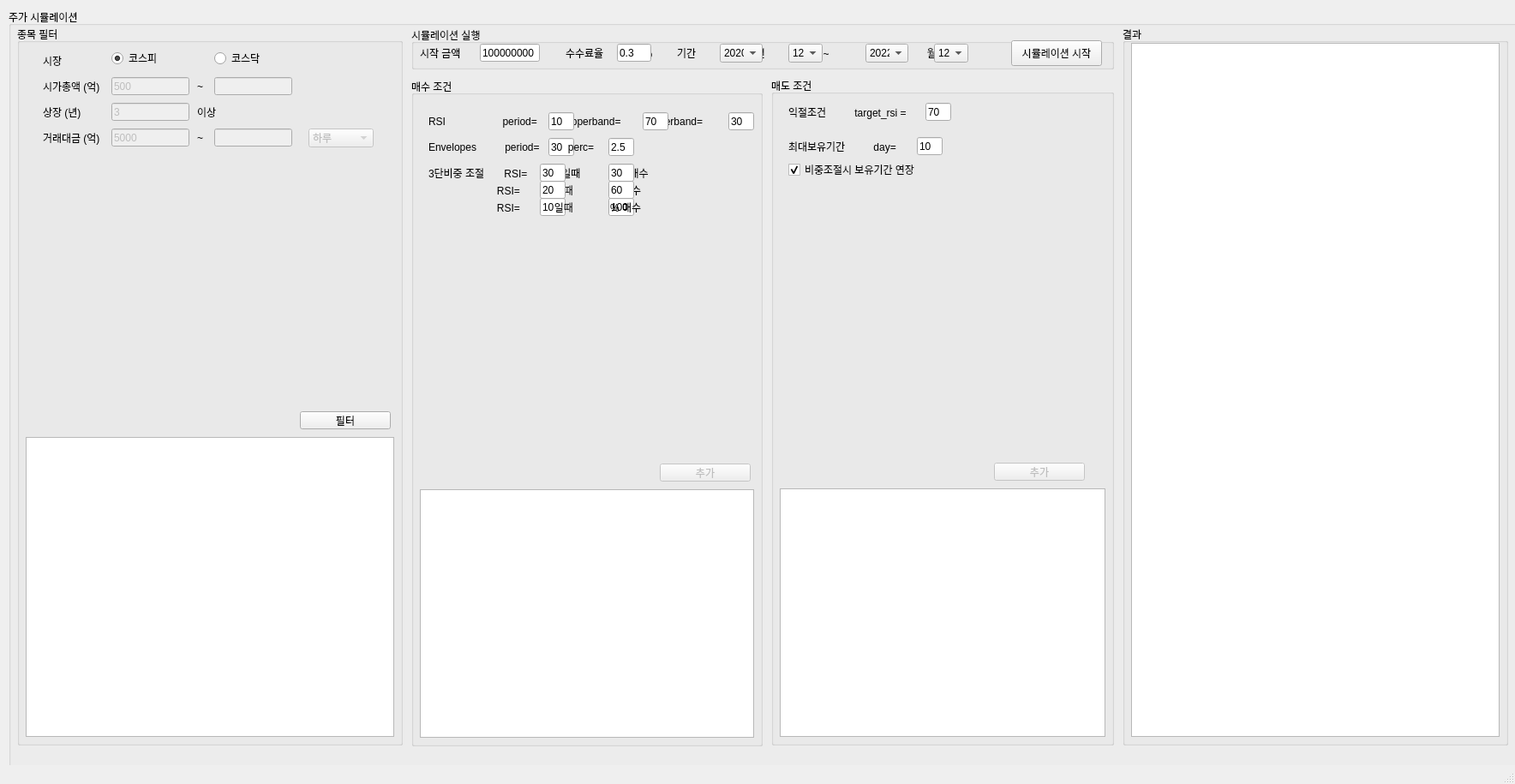
<?xml version="1.0" encoding="UTF-8"?>
<ui version="4.0">
 <class>MainWindow</class>
 <widget class="QMainWindow" name="MainWindow">
  <property name="geometry">
   <rect>
    <x>0</x>
    <y>0</y>
    <width>1768</width>
    <height>915</height>
   </rect>
  </property>
  <property name="windowTitle">
   <string>MainWindow</string>
  </property>
  <widget class="QWidget" name="centralwidget">
   <widget class="QGroupBox" name="groupBox">
    <property name="geometry">
     <rect>
      <x>10</x>
      <y>10</y>
      <width>2231</width>
      <height>1040</height>
     </rect>
    </property>
    <property name="title">
     <string>주가 시뮬레이션</string>
    </property>
    <property name="flat">
     <bool>false</bool>
    </property>
    <widget class="QGroupBox" name="groupBox_filter">
     <property name="geometry">
      <rect>
       <x>10</x>
       <y>20</y>
       <width>450</width>
       <height>840</height>
      </rect>
     </property>
     <property name="title">
      <string>종목 필터</string>
     </property>
     <widget class="QLineEdit" name="lineEdit_1_2_1">
      <property name="enabled">
       <bool>false</bool>
      </property>
      <property name="geometry">
       <rect>
        <x>110</x>
        <y>60</y>
        <width>91</width>
        <height>21</height>
       </rect>
      </property>
      <property name="text">
       <string>500</string>
      </property>
     </widget>
     <widget class="QLabel" name="label_1_2">
      <property name="geometry">
       <rect>
        <x>30</x>
        <y>30</y>
        <width>81</width>
        <height>21</height>
       </rect>
      </property>
      <property name="text">
       <string>시장</string>
      </property>
     </widget>
     <widget class="QLabel" name="filter_">
      <property name="geometry">
       <rect>
        <x>30</x>
        <y>60</y>
        <width>81</width>
        <height>21</height>
       </rect>
      </property>
      <property name="text">
       <string>시가총액 (억)</string>
      </property>
     </widget>
     <widget class="QLineEdit" name="lineEdit_1_2_2">
      <property name="enabled">
       <bool>false</bool>
      </property>
      <property name="geometry">
       <rect>
        <x>230</x>
        <y>60</y>
        <width>91</width>
        <height>21</height>
       </rect>
      </property>
      <property name="text">
       <string/>
      </property>
     </widget>
     <widget class="QLabel" name="label_1_2_2">
      <property name="geometry">
       <rect>
        <x>210</x>
        <y>60</y>
        <width>30</width>
        <height>21</height>
       </rect>
      </property>
      <property name="text">
       <string>~</string>
      </property>
     </widget>
     <widget class="QLineEdit" name="lineEdit_1_3">
      <property name="enabled">
       <bool>false</bool>
      </property>
      <property name="geometry">
       <rect>
        <x>110</x>
        <y>90</y>
        <width>91</width>
        <height>21</height>
       </rect>
      </property>
      <property name="text">
       <string>3</string>
      </property>
     </widget>
     <widget class="QLabel" name="label_1_3">
      <property name="geometry">
       <rect>
        <x>30</x>
        <y>90</y>
        <width>81</width>
        <height>21</height>
       </rect>
      </property>
      <property name="text">
       <string>상장 (년)</string>
      </property>
     </widget>
     <widget class="QLineEdit" name="lineEdit_1_4_2">
      <property name="enabled">
       <bool>false</bool>
      </property>
      <property name="geometry">
       <rect>
        <x>230</x>
        <y>120</y>
        <width>91</width>
        <height>21</height>
       </rect>
      </property>
      <property name="text">
       <string/>
      </property>
     </widget>
     <widget class="QLineEdit" name="lineEdit_1_4_1">
      <property name="enabled">
       <bool>false</bool>
      </property>
      <property name="geometry">
       <rect>
        <x>110</x>
        <y>120</y>
        <width>91</width>
        <height>21</height>
       </rect>
      </property>
      <property name="text">
       <string>5000</string>
      </property>
     </widget>
     <widget class="QLabel" name="label_1_4_2">
      <property name="geometry">
       <rect>
        <x>210</x>
        <y>120</y>
        <width>30</width>
        <height>21</height>
       </rect>
      </property>
      <property name="text">
       <string>~</string>
      </property>
     </widget>
     <widget class="QLabel" name="label_1_4">
      <property name="geometry">
       <rect>
        <x>30</x>
        <y>120</y>
        <width>81</width>
        <height>21</height>
       </rect>
      </property>
      <property name="text">
       <string>거래대금 (억)</string>
      </property>
     </widget>
     <widget class="QTableView" name="tableView">
      <property name="geometry">
       <rect>
        <x>10</x>
        <y>480</y>
        <width>430</width>
        <height>350</height>
       </rect>
      </property>
      <attribute name="horizontalHeaderCascadingSectionResizes">
       <bool>true</bool>
      </attribute>
      <attribute name="horizontalHeaderShowSortIndicator" stdset="0">
       <bool>true</bool>
      </attribute>
      <attribute name="horizontalHeaderStretchLastSection">
       <bool>true</bool>
      </attribute>
      <attribute name="verticalHeaderCascadingSectionResizes">
       <bool>true</bool>
      </attribute>
      <attribute name="verticalHeaderShowSortIndicator" stdset="0">
       <bool>true</bool>
      </attribute>
      <attribute name="verticalHeaderStretchLastSection">
       <bool>true</bool>
      </attribute>
     </widget>
     <widget class="QPushButton" name="pushButton_filter">
      <property name="enabled">
       <bool>true</bool>
      </property>
      <property name="geometry">
       <rect>
        <x>330</x>
        <y>450</y>
        <width>106</width>
        <height>21</height>
       </rect>
      </property>
      <property name="text">
       <string>필터</string>
      </property>
     </widget>
     <widget class="QComboBox" name="comboBox1_1">
      <property name="enabled">
       <bool>false</bool>
      </property>
      <property name="geometry">
       <rect>
        <x>340</x>
        <y>120</y>
        <width>76</width>
        <height>22</height>
       </rect>
      </property>
      <item>
       <property name="text">
        <string>하루</string>
       </property>
      </item>
      <item>
       <property name="text">
        <string>최근 5일</string>
       </property>
      </item>
      <item>
       <property name="text">
        <string>최근 20일</string>
       </property>
      </item>
      <item>
       <property name="text">
        <string>최근 50일</string>
       </property>
      </item>
     </widget>
     <widget class="QLabel" name="label_1_3_2">
      <property name="geometry">
       <rect>
        <x>210</x>
        <y>90</y>
        <width>81</width>
        <height>21</height>
       </rect>
      </property>
      <property name="text">
       <string>이상</string>
      </property>
     </widget>
     <widget class="QRadioButton" name="radioButton_kospi">
      <property name="geometry">
       <rect>
        <x>110</x>
        <y>30</y>
        <width>90</width>
        <height>16</height>
       </rect>
      </property>
      <property name="text">
       <string>코스피</string>
      </property>
      <property name="checked">
       <bool>true</bool>
      </property>
     </widget>
     <widget class="QRadioButton" name="radioButton_kosdaq">
      <property name="geometry">
       <rect>
        <x>230</x>
        <y>30</y>
        <width>90</width>
        <height>16</height>
       </rect>
      </property>
      <property name="text">
       <string>코스닥</string>
      </property>
     </widget>
    </widget>
    <widget class="QGroupBox" name="groupBox_buy_condition">
     <property name="geometry">
      <rect>
       <x>470</x>
       <y>81</y>
       <width>410</width>
       <height>780</height>
      </rect>
     </property>
     <property name="title">
      <string>매수 조건</string>
     </property>
     <widget class="QTableView" name="tableView_3">
      <property name="geometry">
       <rect>
        <x>10</x>
        <y>480</y>
        <width>390</width>
        <height>290</height>
       </rect>
      </property>
      <attribute name="horizontalHeaderCascadingSectionResizes">
       <bool>true</bool>
      </attribute>
      <attribute name="horizontalHeaderShowSortIndicator" stdset="0">
       <bool>true</bool>
      </attribute>
      <attribute name="horizontalHeaderStretchLastSection">
       <bool>true</bool>
      </attribute>
      <attribute name="verticalHeaderCascadingSectionResizes">
       <bool>true</bool>
      </attribute>
      <attribute name="verticalHeaderShowSortIndicator" stdset="0">
       <bool>true</bool>
      </attribute>
      <attribute name="verticalHeaderStretchLastSection">
       <bool>true</bool>
      </attribute>
     </widget>
     <widget class="QPushButton" name="pushButton_3">
      <property name="enabled">
       <bool>false</bool>
      </property>
      <property name="geometry">
       <rect>
        <x>290</x>
        <y>450</y>
        <width>106</width>
        <height>21</height>
       </rect>
      </property>
      <property name="text">
       <string>추가</string>
      </property>
     </widget>
     <widget class="QLabel" name="filter_3">
      <property name="geometry">
       <rect>
        <x>20</x>
        <y>40</y>
        <width>360</width>
        <height>21</height>
       </rect>
      </property>
      <property name="text">
       <string>RSI                    period=          upperband=          lowerband=</string>
      </property>
     </widget>
     <widget class="QLineEdit" name="lineEdit_rsi_period">
      <property name="geometry">
       <rect>
        <x>160</x>
        <y>40</y>
        <width>30</width>
        <height>21</height>
       </rect>
      </property>
      <property name="text">
       <string>10</string>
      </property>
     </widget>
     <widget class="QLineEdit" name="lineEdit_rsi_upper">
      <property name="geometry">
       <rect>
        <x>270</x>
        <y>40</y>
        <width>30</width>
        <height>21</height>
       </rect>
      </property>
      <property name="text">
       <string>70</string>
      </property>
     </widget>
     <widget class="QLineEdit" name="lineEdit_rsi_lower">
      <property name="geometry">
       <rect>
        <x>370</x>
        <y>40</y>
        <width>30</width>
        <height>21</height>
       </rect>
      </property>
      <property name="text">
       <string>30</string>
      </property>
     </widget>
     <widget class="QLineEdit" name="lineEdit_envel_period">
      <property name="geometry">
       <rect>
        <x>160</x>
        <y>70</y>
        <width>30</width>
        <height>21</height>
       </rect>
      </property>
      <property name="text">
       <string>30</string>
      </property>
     </widget>
     <widget class="QLineEdit" name="lineEdit_envel_perc">
      <property name="geometry">
       <rect>
        <x>230</x>
        <y>70</y>
        <width>30</width>
        <height>21</height>
       </rect>
      </property>
      <property name="text">
       <string>2.5</string>
      </property>
     </widget>
     <widget class="QLabel" name="filter_4">
      <property name="geometry">
       <rect>
        <x>20</x>
        <y>70</y>
        <width>360</width>
        <height>21</height>
       </rect>
      </property>
      <property name="text">
       <string>Envelopes          period=          perc=</string>
      </property>
     </widget>
     <widget class="QLabel" name="filter_5">
      <property name="geometry">
       <rect>
        <x>20</x>
        <y>100</y>
        <width>360</width>
        <height>21</height>
       </rect>
      </property>
      <property name="text">
       <string>3단비중 조절       RSI=            일때             % 매수</string>
      </property>
     </widget>
     <widget class="QLineEdit" name="lineEdit_rsi_first_band">
      <property name="geometry">
       <rect>
        <x>150</x>
        <y>100</y>
        <width>30</width>
        <height>21</height>
       </rect>
      </property>
      <property name="text">
       <string>30</string>
      </property>
     </widget>
     <widget class="QLineEdit" name="lineEdit_rsi_first_buy">
      <property name="geometry">
       <rect>
        <x>230</x>
        <y>100</y>
        <width>30</width>
        <height>21</height>
       </rect>
      </property>
      <property name="text">
       <string>30</string>
      </property>
     </widget>
     <widget class="QLabel" name="filter_6">
      <property name="geometry">
       <rect>
        <x>20</x>
        <y>120</y>
        <width>360</width>
        <height>21</height>
       </rect>
      </property>
      <property name="text">
       <string>                        RSI=            일때             % 매수</string>
      </property>
     </widget>
     <widget class="QLineEdit" name="lineEdit_rsi_second_band">
      <property name="geometry">
       <rect>
        <x>150</x>
        <y>120</y>
        <width>30</width>
        <height>21</height>
       </rect>
      </property>
      <property name="text">
       <string>20</string>
      </property>
     </widget>
     <widget class="QLineEdit" name="lineEdit_rsi_second_buy">
      <property name="geometry">
       <rect>
        <x>230</x>
        <y>120</y>
        <width>30</width>
        <height>21</height>
       </rect>
      </property>
      <property name="text">
       <string>60</string>
      </property>
     </widget>
     <widget class="QLineEdit" name="lineEdit_rsi_third_band">
      <property name="geometry">
       <rect>
        <x>150</x>
        <y>140</y>
        <width>30</width>
        <height>21</height>
       </rect>
      </property>
      <property name="text">
       <string>10</string>
      </property>
     </widget>
     <widget class="QLineEdit" name="lineEdit_rsi_third_buy">
      <property name="geometry">
       <rect>
        <x>230</x>
        <y>140</y>
        <width>30</width>
        <height>21</height>
       </rect>
      </property>
      <property name="text">
       <string>100</string>
      </property>
     </widget>
     <widget class="QLabel" name="filter_7">
      <property name="geometry">
       <rect>
        <x>20</x>
        <y>140</y>
        <width>360</width>
        <height>21</height>
       </rect>
      </property>
      <property name="text">
       <string>                        RSI=            일때             % 매수</string>
      </property>
     </widget>
     <widget class="QLineEdit" name="lineEdit_21">
      <property name="geometry">
       <rect>
        <x>610</x>
        <y>110</y>
        <width>30</width>
        <height>21</height>
       </rect>
      </property>
      <property name="text">
       <string>3</string>
      </property>
     </widget>
     <widget class="QLineEdit" name="lineEdit_22">
      <property name="geometry">
       <rect>
        <x>680</x>
        <y>110</y>
        <width>30</width>
        <height>21</height>
       </rect>
      </property>
      <property name="text">
       <string>3</string>
      </property>
     </widget>
     <widget class="QLabel" name="filter_8">
      <property name="geometry">
       <rect>
        <x>470</x>
        <y>100</y>
        <width>360</width>
        <height>21</height>
       </rect>
      </property>
      <property name="text">
       <string>Envelopes          period=          perc=</string>
      </property>
     </widget>
    </widget>
    <widget class="QGroupBox" name="groupBox_sell_condition">
     <property name="geometry">
      <rect>
       <x>890</x>
       <y>80</y>
       <width>400</width>
       <height>780</height>
      </rect>
     </property>
     <property name="title">
      <string>매도 조건</string>
     </property>
     <widget class="QTableView" name="tableView_4">
      <property name="geometry">
       <rect>
        <x>10</x>
        <y>480</y>
        <width>380</width>
        <height>290</height>
       </rect>
      </property>
      <attribute name="horizontalHeaderCascadingSectionResizes">
       <bool>true</bool>
      </attribute>
      <attribute name="horizontalHeaderShowSortIndicator" stdset="0">
       <bool>true</bool>
      </attribute>
      <attribute name="horizontalHeaderStretchLastSection">
       <bool>true</bool>
      </attribute>
      <attribute name="verticalHeaderCascadingSectionResizes">
       <bool>true</bool>
      </attribute>
      <attribute name="verticalHeaderShowSortIndicator" stdset="0">
       <bool>true</bool>
      </attribute>
      <attribute name="verticalHeaderStretchLastSection">
       <bool>true</bool>
      </attribute>
     </widget>
     <widget class="QPushButton" name="pushButton_4">
      <property name="enabled">
       <bool>false</bool>
      </property>
      <property name="geometry">
       <rect>
        <x>260</x>
        <y>450</y>
        <width>106</width>
        <height>21</height>
       </rect>
      </property>
      <property name="text">
       <string>추가</string>
      </property>
     </widget>
     <widget class="QLineEdit" name="lineEdit_target_day">
      <property name="geometry">
       <rect>
        <x>170</x>
        <y>70</y>
        <width>30</width>
        <height>21</height>
       </rect>
      </property>
      <property name="text">
       <string>10</string>
      </property>
     </widget>
     <widget class="QLabel" name="filter_9">
      <property name="geometry">
       <rect>
        <x>20</x>
        <y>70</y>
        <width>140</width>
        <height>21</height>
       </rect>
      </property>
      <property name="text">
       <string>최대보유기간          day=          </string>
      </property>
     </widget>
     <widget class="QCheckBox" name="checkBox_target_due_date">
      <property name="geometry">
       <rect>
        <x>20</x>
        <y>100</y>
        <width>160</width>
        <height>16</height>
       </rect>
      </property>
      <property name="text">
       <string>비중조절시 보유기간 연장</string>
      </property>
      <property name="checked">
       <bool>true</bool>
      </property>
     </widget>
     <widget class="QLabel" name="filter_10">
      <property name="geometry">
       <rect>
        <x>20</x>
        <y>30</y>
        <width>360</width>
        <height>21</height>
       </rect>
      </property>
      <property name="text">
       <string>익절조건          target_rsi = </string>
      </property>
     </widget>
     <widget class="QLineEdit" name="lineEdit_target_rsi">
      <property name="geometry">
       <rect>
        <x>180</x>
        <y>30</y>
        <width>30</width>
        <height>21</height>
       </rect>
      </property>
      <property name="text">
       <string>70</string>
      </property>
     </widget>
    </widget>
    <widget class="QGroupBox" name="groupBox_result">
     <property name="geometry">
      <rect>
       <x>1300</x>
       <y>20</y>
       <width>450</width>
       <height>840</height>
      </rect>
     </property>
     <property name="title">
      <string>결과</string>
     </property>
     <widget class="QTableView" name="tableView_2">
      <property name="geometry">
       <rect>
        <x>10</x>
        <y>20</y>
        <width>430</width>
        <height>810</height>
       </rect>
      </property>
      <attribute name="horizontalHeaderCascadingSectionResizes">
       <bool>true</bool>
      </attribute>
      <attribute name="horizontalHeaderShowSortIndicator" stdset="0">
       <bool>true</bool>
      </attribute>
      <attribute name="horizontalHeaderStretchLastSection">
       <bool>true</bool>
      </attribute>
      <attribute name="verticalHeaderCascadingSectionResizes">
       <bool>true</bool>
      </attribute>
      <attribute name="verticalHeaderShowSortIndicator" stdset="0">
       <bool>true</bool>
      </attribute>
      <attribute name="verticalHeaderStretchLastSection">
       <bool>true</bool>
      </attribute>
     </widget>
    </widget>
    <widget class="QGroupBox" name="groupBox_simulation">
     <property name="geometry">
      <rect>
       <x>470</x>
       <y>21</y>
       <width>820</width>
       <height>50</height>
      </rect>
     </property>
     <property name="title">
      <string>시뮬레이션 실행</string>
     </property>
     <widget class="QPushButton" name="pushButton_start_simulation">
      <property name="enabled">
       <bool>true</bool>
      </property>
      <property name="geometry">
       <rect>
        <x>700</x>
        <y>16</y>
        <width>106</width>
        <height>30</height>
       </rect>
      </property>
      <property name="text">
       <string>시뮬레이션 시작</string>
      </property>
     </widget>
     <widget class="QComboBox" name="comboBox_start_year">
      <property name="geometry">
       <rect>
        <x>360</x>
        <y>20</y>
        <width>50</width>
        <height>22</height>
       </rect>
      </property>
      <item>
       <property name="text">
        <string>2020</string>
       </property>
      </item>
      <item>
       <property name="text">
        <string>2022</string>
       </property>
      </item>
      <item>
       <property name="text">
        <string>2021</string>
       </property>
      </item>
      <item>
       <property name="text">
        <string>2019</string>
       </property>
      </item>
      <item>
       <property name="text">
        <string>2018</string>
       </property>
      </item>
      <item>
       <property name="text">
        <string>2017</string>
       </property>
      </item>
      <item>
       <property name="text">
        <string>2016</string>
       </property>
      </item>
      <item>
       <property name="text">
        <string>2015</string>
       </property>
      </item>
      <item>
       <property name="text">
        <string>2014</string>
       </property>
      </item>
      <item>
       <property name="text">
        <string>2013</string>
       </property>
      </item>
      <item>
       <property name="text">
        <string>2012</string>
       </property>
      </item>
      <item>
       <property name="text">
        <string>2011</string>
       </property>
      </item>
      <item>
       <property name="text">
        <string>2010</string>
       </property>
      </item>
      <item>
       <property name="text">
        <string>2009</string>
       </property>
      </item>
      <item>
       <property name="text">
        <string>2008</string>
       </property>
      </item>
      <item>
       <property name="text">
        <string>2007</string>
       </property>
      </item>
      <item>
       <property name="text">
        <string>2006</string>
       </property>
      </item>
      <item>
       <property name="text">
        <string>2005</string>
       </property>
      </item>
      <item>
       <property name="text">
        <string>2004</string>
       </property>
      </item>
      <item>
       <property name="text">
        <string>2003</string>
       </property>
      </item>
      <item>
       <property name="text">
        <string>2002</string>
       </property>
      </item>
      <item>
       <property name="text">
        <string>2001</string>
       </property>
      </item>
      <item>
       <property name="text">
        <string>2000</string>
       </property>
      </item>
     </widget>
     <widget class="QComboBox" name="comboBox_start_month">
      <property name="geometry">
       <rect>
        <x>440</x>
        <y>20</y>
        <width>40</width>
        <height>22</height>
       </rect>
      </property>
      <item>
       <property name="text">
        <string>12</string>
       </property>
      </item>
      <item>
       <property name="text">
        <string>11</string>
       </property>
      </item>
      <item>
       <property name="text">
        <string>10</string>
       </property>
      </item>
      <item>
       <property name="text">
        <string>09</string>
       </property>
      </item>
      <item>
       <property name="text">
        <string>08</string>
       </property>
      </item>
      <item>
       <property name="text">
        <string>07</string>
       </property>
      </item>
      <item>
       <property name="text">
        <string>06</string>
       </property>
      </item>
      <item>
       <property name="text">
        <string>05</string>
       </property>
      </item>
      <item>
       <property name="text">
        <string>04</string>
       </property>
      </item>
      <item>
       <property name="text">
        <string>03</string>
       </property>
      </item>
      <item>
       <property name="text">
        <string>02</string>
       </property>
      </item>
      <item>
       <property name="text">
        <string>01</string>
       </property>
      </item>
     </widget>
     <widget class="QComboBox" name="comboBox_last_year">
      <property name="geometry">
       <rect>
        <x>530</x>
        <y>20</y>
        <width>50</width>
        <height>22</height>
       </rect>
      </property>
      <item>
       <property name="text">
        <string>2022</string>
       </property>
      </item>
      <item>
       <property name="text">
        <string>2021</string>
       </property>
      </item>
      <item>
       <property name="text">
        <string>2020</string>
       </property>
      </item>
      <item>
       <property name="text">
        <string>2019</string>
       </property>
      </item>
      <item>
       <property name="text">
        <string>2018</string>
       </property>
      </item>
      <item>
       <property name="text">
        <string>2017</string>
       </property>
      </item>
      <item>
       <property name="text">
        <string>2016</string>
       </property>
      </item>
      <item>
       <property name="text">
        <string>2015</string>
       </property>
      </item>
      <item>
       <property name="text">
        <string>2014</string>
       </property>
      </item>
      <item>
       <property name="text">
        <string>2013</string>
       </property>
      </item>
      <item>
       <property name="text">
        <string>2012</string>
       </property>
      </item>
      <item>
       <property name="text">
        <string>2011</string>
       </property>
      </item>
      <item>
       <property name="text">
        <string>2010</string>
       </property>
      </item>
      <item>
       <property name="text">
        <string>2009</string>
       </property>
      </item>
      <item>
       <property name="text">
        <string>2008</string>
       </property>
      </item>
      <item>
       <property name="text">
        <string>2007</string>
       </property>
      </item>
      <item>
       <property name="text">
        <string>2006</string>
       </property>
      </item>
      <item>
       <property name="text">
        <string>2005</string>
       </property>
      </item>
      <item>
       <property name="text">
        <string>2004</string>
       </property>
      </item>
      <item>
       <property name="text">
        <string>2003</string>
       </property>
      </item>
      <item>
       <property name="text">
        <string>2002</string>
       </property>
      </item>
      <item>
       <property name="text">
        <string>2001</string>
       </property>
      </item>
      <item>
       <property name="text">
        <string>2000</string>
       </property>
      </item>
     </widget>
     <widget class="QComboBox" name="comboBox_last_month">
      <property name="geometry">
       <rect>
        <x>610</x>
        <y>20</y>
        <width>40</width>
        <height>22</height>
       </rect>
      </property>
      <item>
       <property name="text">
        <string>12</string>
       </property>
      </item>
      <item>
       <property name="text">
        <string>11</string>
       </property>
      </item>
      <item>
       <property name="text">
        <string>10</string>
       </property>
      </item>
      <item>
       <property name="text">
        <string>09</string>
       </property>
      </item>
      <item>
       <property name="text">
        <string>08</string>
       </property>
      </item>
      <item>
       <property name="text">
        <string>07</string>
       </property>
      </item>
      <item>
       <property name="text">
        <string>06</string>
       </property>
      </item>
      <item>
       <property name="text">
        <string>05</string>
       </property>
      </item>
      <item>
       <property name="text">
        <string>04</string>
       </property>
      </item>
      <item>
       <property name="text">
        <string>03</string>
       </property>
      </item>
      <item>
       <property name="text">
        <string>02</string>
       </property>
      </item>
      <item>
       <property name="text">
        <string>01</string>
       </property>
      </item>
     </widget>
     <widget class="QLabel" name="filter_1">
      <property name="geometry">
       <rect>
        <x>10</x>
        <y>20</y>
        <width>180</width>
        <height>21</height>
       </rect>
      </property>
      <property name="text">
       <string>시작 금액                       원</string>
      </property>
     </widget>
     <widget class="QLineEdit" name="lineEdit_start_cash">
      <property name="geometry">
       <rect>
        <x>80</x>
        <y>20</y>
        <width>70</width>
        <height>21</height>
       </rect>
      </property>
      <property name="text">
       <string>100000000</string>
      </property>
     </widget>
     <widget class="QLineEdit" name="lineEdit_commission">
      <property name="geometry">
       <rect>
        <x>240</x>
        <y>20</y>
        <width>40</width>
        <height>21</height>
       </rect>
      </property>
      <property name="text">
       <string>0.3</string>
      </property>
     </widget>
     <widget class="QLabel" name="filter_2">
      <property name="geometry">
       <rect>
        <x>180</x>
        <y>20</y>
        <width>130</width>
        <height>21</height>
       </rect>
      </property>
      <property name="text">
       <string>수수료율              %</string>
      </property>
     </widget>
     <widget class="QLabel" name="label_22">
      <property name="geometry">
       <rect>
        <x>310</x>
        <y>20</y>
        <width>361</width>
        <height>21</height>
       </rect>
      </property>
      <property name="text">
       <string>기간                     년              월   ~                 년              월</string>
      </property>
     </widget>
     <zorder>filter_2</zorder>
     <zorder>label_22</zorder>
     <zorder>pushButton_start_simulation</zorder>
     <zorder>comboBox_start_year</zorder>
     <zorder>comboBox_start_month</zorder>
     <zorder>comboBox_last_year</zorder>
     <zorder>comboBox_last_month</zorder>
     <zorder>filter_1</zorder>
     <zorder>lineEdit_start_cash</zorder>
     <zorder>lineEdit_commission</zorder>
    </widget>
   </widget>
  </widget>
  <widget class="QMenuBar" name="menubar">
   <property name="geometry">
    <rect>
     <x>0</x>
     <y>0</y>
     <width>1768</width>
     <height>21</height>
    </rect>
   </property>
  </widget>
  <widget class="QStatusBar" name="statusbar"/>
 </widget>
 <resources/>
 <connections/>
</ui>
